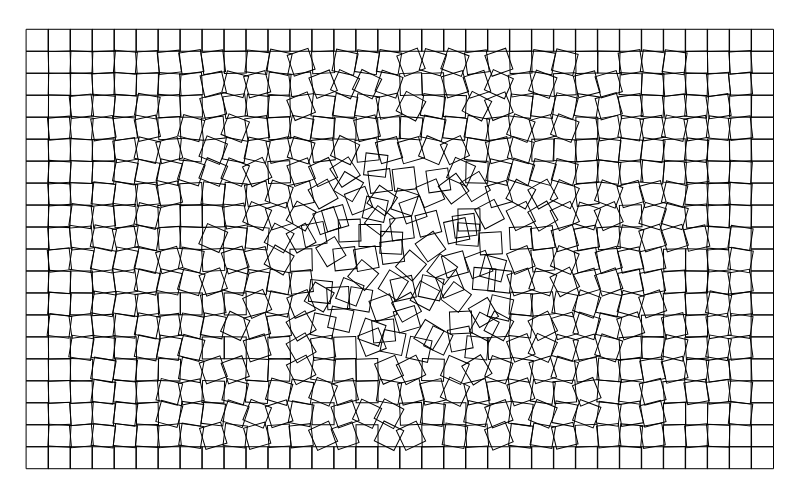
Frame 1 (no input)
Frame 60 (no input): identical to frame 1, image omitted
Frame 120 (the mouse pressed at the canvas centre since frame 60): identical to frame 1, image omitted

The p5.js sketch that drew this single still picture (run headless with seeded random() and noise() and a simulated clock; from frame 60 on, the mouse is pressed at the canvas centre):

// p5.js sketch
// ── sketch.js
let angle; // Dichiarazione della variabile per l'angolo
let angles = []; // Dichiarazione dell'array per gli angoli
let offsets = []; // Dichiarazione dell'array per gli offset

function preload() {
  // put preload code here
}

function setup() {
  createCanvas(400*2, 249*2);
  angle = random(TWO_PI); // Genera un angolo casuale all'inizio
  
  let totalRects = 34 * 20; // Numero totale di rettangoli
  let cols = 34; // Numero di colonne
  let rows = 20; // Numero di righe
  let centerX = cols / 2; // Indice della colonna centrale
  let centerY = rows / 2; // Indice della riga centrale

  for (let j = 0; j < rows; j++) { // Ciclo per le righe
    for (let i = 0; i < cols; i++) {
      // Se il rettangolo è ai lati, l'angolo è 0
      if (i === 0 || i === cols - 1 || j === 0 || j === rows - 1) {
        angles[j * cols + i] = 0; // Angolo fisso di 0
        offsets[j * cols + i] = { x: 0, y: 0 }; // Nessun offset per i bordi
      } else {
        // Calcola la distanza dal centro per determinare l'angolo
        let distanceFromCenter = dist(i, j, centerX, centerY);
        // Mappa la distanza a un angolo massimo, aumentando l'inclinazione verso il centro
        let maxAngle = map(distanceFromCenter, 0, dist(0, 0, centerX, centerY), PI / 4, 0); 
        // Genera un angolo casuale tra -maxAngle e +maxAngle
        angles[j * cols + i] = random(-maxAngle, maxAngle); // Angolo casuale per i rettangoli interni
        
        // Aggiungi un offset se il rettangolo è vicino al centro
        if (distanceFromCenter < 5) { // Aumenta la soglia per considerare "vicino al centro"
          offsets[j * cols + i] = { 
            x: random(-10, 10), // Offset casuale per la posizione x
            y: random(-10, 10)  // Offset casuale per la posizione y
          };
        } else {
          offsets[j * cols + i] = { x: 0, y: 0 }; // Nessun offset per i rettangoli più lontani
        }
      }
    }
  }
}

function draw() {
  background("white");
  
  let rectSize = Math.min(width, height) / 34 * 1.50; // Calcola la dimensione del quadrato
  let cols = 34; // Numero di colonne
  let rows = 20; // Numero di righe
  let x = (width - cols * rectSize) / 2; // Calcola la posizione x
  let y = (height - rows * rectSize) / 2; // Calcola la posizione y

  let centerX = cols / 2; // Indice della colonna centrale
  let centerY = rows / 2; // Indice della riga centrale

  let index = 0; // Indice per accedere agli angoli
  for (let j = 0; j < rows; j++) { // Ciclo per le righe
    for (let i = 0; i < cols; i++) {
      // Calcola la distanza dal centro
      let distanceFromCenter = dist(i, j, centerX, centerY);
      // Mappa la distanza a un angolo,
      let maxAngle = map(distanceFromCenter, 0, dist(0, 0, centerX, centerY), PI / 4, 0); 
      // Usa l'angolo fisso dall'array
      let angle = angles[index]; 
      
      push(); // Salva lo stato corrente della trasformazione
      translate(x + i * rectSize + rectSize / 2 + offsets[index].x, y + j * rectSize + rectSize / 2 + offsets[index].y); // Trasla il punto di origine con offset
      rotate(angle); // Ruota con l'angolo fisso
      
      // Disegna il rettangolo con solo il bordo
      noFill(); // Disabilita il riempimento
      stroke("black"); // Imposta il colore del bordo
      rect(-rectSize / 2, -rectSize / 2, rectSize, rectSize); // Disegna il rettangolo centrato
      
      pop(); // Ripristina lo stato precedente della trasformazione
      index++; // Incrementa l'indice per il prossimo rettangolo
    }
  }
}
